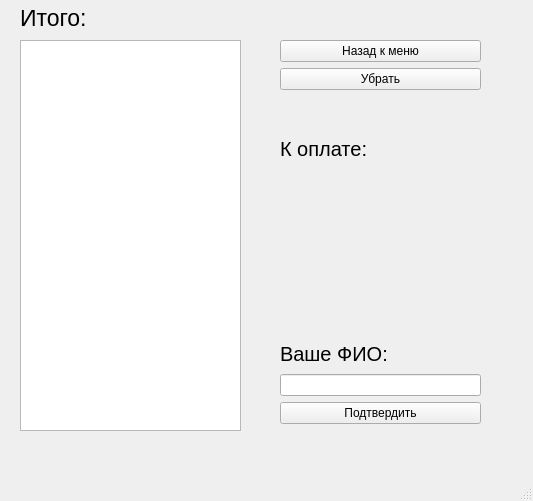
<?xml version="1.0" encoding="UTF-8"?>
<ui version="4.0">
 <class>CorrectOrderWindow</class>
 <widget class="QMainWindow" name="CorrectOrderWindow">
  <property name="geometry">
   <rect>
    <x>0</x>
    <y>0</y>
    <width>533</width>
    <height>501</height>
   </rect>
  </property>
  <property name="windowTitle">
   <string>MainWindow</string>
  </property>
  <widget class="QWidget" name="centralwidget">
   <widget class="QListView" name="list_result">
    <property name="geometry">
     <rect>
      <x>20</x>
      <y>40</y>
      <width>221</width>
      <height>391</height>
     </rect>
    </property>
   </widget>
   <widget class="QLabel" name="label">
    <property name="geometry">
     <rect>
      <x>20</x>
      <y>10</y>
      <width>181</width>
      <height>16</height>
     </rect>
    </property>
    <property name="font">
     <font>
      <pointsize>17</pointsize>
     </font>
    </property>
    <property name="text">
     <string>Итого:</string>
    </property>
   </widget>
   <widget class="QWidget" name="verticalLayoutWidget">
    <property name="geometry">
     <rect>
      <x>280</x>
      <y>40</y>
      <width>201</width>
      <height>161</height>
     </rect>
    </property>
    <layout class="QVBoxLayout" name="verticalLayout">
     <item>
      <widget class="QPushButton" name="back_button">
       <property name="text">
        <string>Назад к меню</string>
       </property>
      </widget>
     </item>
     <item>
      <widget class="QPushButton" name="correct_button">
       <property name="text">
        <string>Убрать</string>
       </property>
      </widget>
     </item>
     <item>
      <widget class="QLabel" name="result_label">
       <property name="font">
        <font>
         <pointsize>15</pointsize>
        </font>
       </property>
       <property name="text">
        <string>К оплате:</string>
       </property>
      </widget>
     </item>
    </layout>
   </widget>
   <widget class="QWidget" name="verticalLayoutWidget_2">
    <property name="geometry">
     <rect>
      <x>280</x>
      <y>340</y>
      <width>201</width>
      <height>84</height>
     </rect>
    </property>
    <layout class="QVBoxLayout" name="verticalLayout_2">
     <item>
      <widget class="QLabel" name="label_3">
       <property name="font">
        <font>
         <pointsize>15</pointsize>
        </font>
       </property>
       <property name="text">
        <string>Ваше ФИО:</string>
       </property>
      </widget>
     </item>
     <item>
      <widget class="QLineEdit" name="FIO_line"/>
     </item>
     <item>
      <widget class="QPushButton" name="accept_button">
       <property name="text">
        <string>Подтвердить</string>
       </property>
      </widget>
     </item>
    </layout>
   </widget>
  </widget>
  <widget class="QMenuBar" name="menubar">
   <property name="geometry">
    <rect>
     <x>0</x>
     <y>0</y>
     <width>533</width>
     <height>22</height>
    </rect>
   </property>
  </widget>
  <widget class="QStatusBar" name="statusbar"/>
 </widget>
 <resources/>
 <connections/>
</ui>
